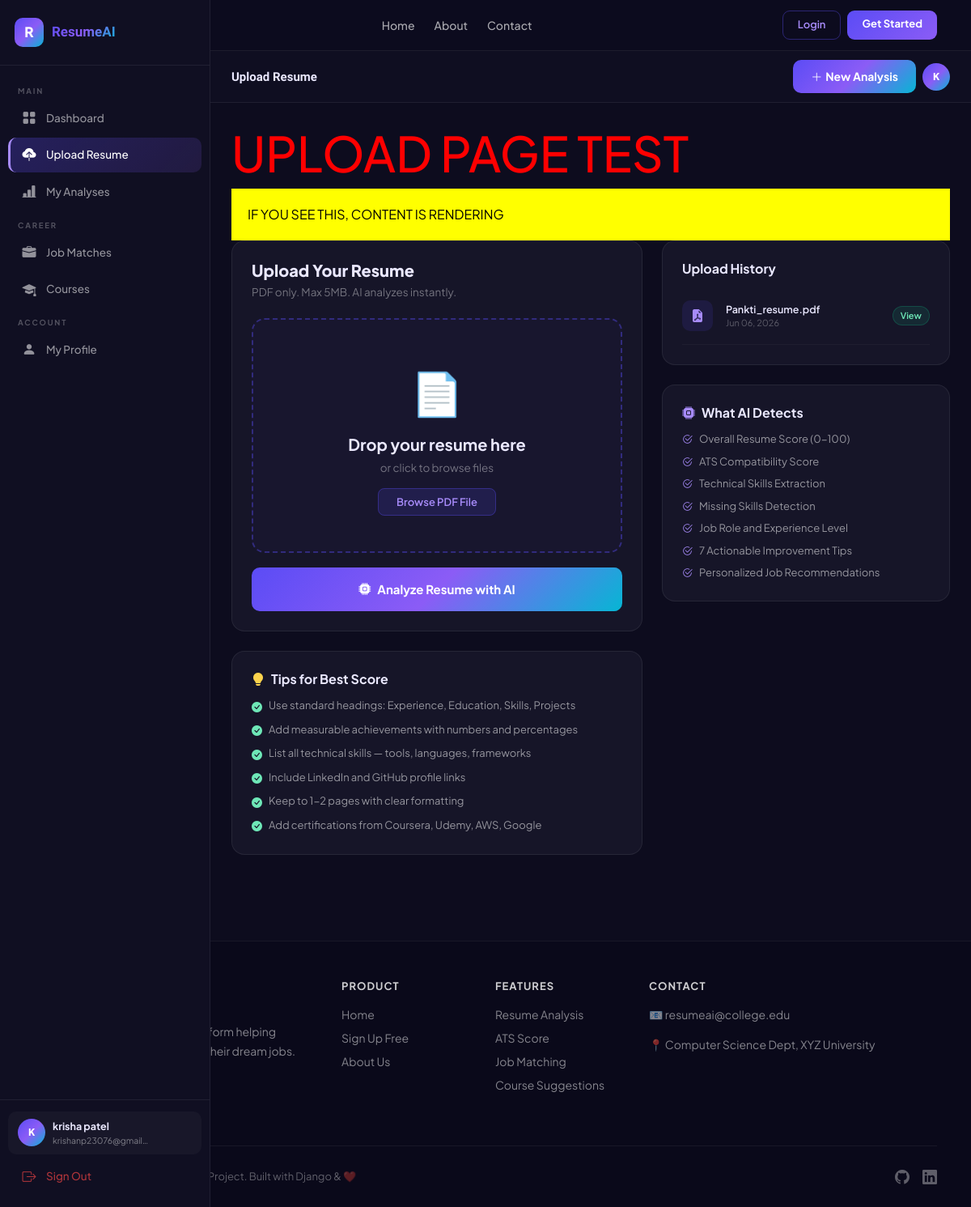
Page /analyzer/upload/ (signed in) on the committed database.
### analyzer/models.py (models this page shows, shortened)
class Resume(models.Model):
    STATUS_CHOICES = [
        ('pending', 'Pending'),
        ('analyzing', 'Analyzing'),
        ('completed', 'Completed'),
        ('failed', 'Failed'),
    ]
    user = models.ForeignKey(User, on_delete=models.CASCADE, related_name='resumes')
    file = models.FileField(upload_to='resumes/')
    original_filename = models.CharField(max_length=255)
    uploaded_at = models.DateTimeField(auto_now_add=True)
    status = models.CharField(max_length=20, choices=STATUS_CHOICES, default='pending')
    is_active = models.BooleanField(default=True)
    class Meta:
        ordering = ['-uploaded_at']

### analyzer/views.py (the view, shortened to what this page needs)
# urls.py: path('upload/', views.upload_resume, name='upload_resume'),
@login_required
def upload_resume(request):
    recent_resumes = Resume.objects.filter(user=request.user)[:5]
    return render(request, 'analyzer/upload.html', {'recent_resumes': recent_resumes})

### templates/analyzer/upload.html (shortened to what this page needs)
{% extends 'base.html' %}
{% block page_title %}Upload Resume{% endblock %}
{% block content %}
<h1 style="color:red;font-size:60px">
UPLOAD PAGE TEST
</h1>
<div style="background:yellow;color:black;padding:20px">
IF YOU SEE THIS, CONTENT IS RENDERING
</div>
<div class="row g-4 justify-content-center">
  <div class="col-lg-7">
    <div class="card-d p-4 mb-4">
      <h5 style="font-weight:800;margin-bottom:5px;color:#EAE8FF">Upload Your Resume</h5>
      <p style="color:rgba(255,255,255,.4);font-size:13.5px;margin-bottom:22px">PDF only. Max 5MB. AI analyzes instantly.</p>
      <form method="post" enctype="multipart/form-data" id="uploadForm">
        <div id="dropZone" onclick="document.getElementById('rf').click()"
          style="border:2px dashed rgba(91,76,245,.4);border-radius:16px;padding:50px 24px;text-align:center;cursor:pointer;transition:all .25s;margin-bottom:18px;background:rgba(91,76,245,.03)">
          <div id="dropContent">
            <div style="font-size:52px;margin-bottom:14px">📄</div>
            <h5 style="font-weight:700;margin-bottom:7px;color:#EAE8FF">Drop your resume here</h5>
            <p style="color:rgba(255,255,255,.4);font-size:13.5px;margin-bottom:18px">or click to browse files</p>
            <span style="background:rgba(91,76,245,.15);border:1px solid rgba(91,76,245,.35);color:#A78BFA;padding:8px 22px;border-radius:8px;font-size:13px;font-weight:600">Browse PDF File</span>
          </div>
        </div>
        <button type="submit" id="submitBtn" class="btn btn-g w-100 py-3" style="font-size:15px">
          <span id="bt"><i class="bi bi-cpu-fill me-2"></i>Analyze Resume with AI</span>
        </button>
      </form>
    </div>
    <div class="card-d p-4">
      <h6 style="font-weight:700;margin-bottom:14px;color:#EAE8FF">
        <i class="bi bi-lightbulb-fill me-2" style="color:#FCD34D"></i>Tips for Best Score
      </h6>
      <div class="d-flex align-items-start gap-2 mb-2"><i class="bi bi-check-circle-fill" style="color:#6EE7B7;font-size:13px;margin-top:2px;flex-shrink:0"></i><span style="font-size:13px;color:rgba(255,255,255,.55)">Use standard headings: Experience, Education, Skills, Projects</span></div>
      <div class="d-flex align-items-start gap-2 mb-2"><i class="bi bi-check-circle-fill" style="color:#6EE7B7;font-size:13px;margin-top:2px;flex-shrink:0"></i><span style="font-size:13px;color:rgba(255,255,255,.55)">Add measurable achievements with numbers and percentages</span></div>
      <div class="d-flex align-items-start gap-2 mb-2"><i class="bi bi-check-circle-fill" style="color:#6EE7B7;font-size:13px;margin-top:2px;flex-shrink:0"></i><span style="font-size:13px;color:rgba(255,255,255,.55)">List all technical skills — tools, languages, frameworks</span></div>
      <div class="d-flex align-items-start gap-2 mb-2"><i class="bi bi-check-circle-fill" style="color:#6EE7B7;font-size:13px;margin-top:2px;flex-shrink:0"></i><span style="font-size:13px;color:rgba(255,255,255,.55)">Include LinkedIn and GitHub profile links</span></div>
      <div class="d-flex align-items-start gap-2 mb-2"><i class="bi bi-check-circle-fill" style="color:#6EE7B7;font-size:13px;margin-top:2px;flex-shrink:0"></i><span style="font-size:13px;color:rgba(255,255,255,.55)">Keep to 1-2 pages with clear formatting</span></div>
      <div class="d-flex align-items-start gap-2"><i class="bi bi-check-circle-fill" style="color:#6EE7B7;font-size:13px;margin-top:2px;flex-shrink:0"></i><span style="font-size:13px;color:rgba(255,255,255,.55)">Add certifications from Coursera, Udemy, AWS, Google</span></div>
    </div>
  </div>
  <div class="col-lg-5">
    <div class="card-d p-4 mb-4">
      <h6 style="font-weight:700;margin-bottom:14px;color:#EAE8FF">Upload History</h6>
      {% for r in recent_resumes %}
      <div class="d-flex align-items-center gap-3 py-3" style="border-bottom:1px solid rgba(255,255,255,.04)">
        <div style="width:38px;height:38px;border-radius:10px;background:rgba(91,76,245,.12);display:flex;align-items:center;justify-content:center;flex-shrink:0">
          <i class="bi bi-file-earmark-pdf-fill" style="color:#A78BFA;font-size:16px"></i>
        </div>
        <div style="flex:1;min-width:0">
          <div style="font-size:12.5px;font-weight:600;white-space:nowrap;overflow:hidden;text-overflow:ellipsis;color:#EAE8FF">{{ r.original_filename }}</div>
          <div style="font-size:11px;color:rgba(255,255,255,.3)">{{ r.uploaded_at|date:"M d, Y" }}</div>
        </div>
        {% if r.status == 'completed' %}
          <a href="{% url 'resume_analysis' r.pk %}" style="font-size:11px;background:rgba(16,185,129,.12);color:#6EE7B7;border:1px solid rgba(16,185,129,.25);padding:3px 9px;border-radius:12px;text-decoration:none;font-weight:600">View</a>
        {% elif r.status == 'failed' %}
          <span style="font-size:11px;background:rgba(239,68,68,.1);color:#FCA5A5;padding:3px 9px;border-radius:12px;font-weight:600">Failed</span>
        {% else %}
          <span style="font-size:11px;background:rgba(245,158,11,.1);color:#FCD34D;padding:3px 9px;border-radius:12px;font-weight:600">Pending</span>
        {% endif %}
      </div>
      {% empty %}
      <p style="color:rgba(255,255,255,.3);font-size:13px;text-align:center;padding:14px 0">No resumes uploaded yet</p>
      {% endfor %}
    </div>
    <div class="card-d p-4">
      <h6 style="font-weight:700;margin-bottom:14px;color:#EAE8FF">
        <i class="bi bi-cpu-fill me-2" style="color:#A78BFA"></i>What AI Detects
      </h6>
      <div class="d-flex align-items-center gap-2 mb-2"><i class="bi bi-check2-circle" style="color:#A78BFA;font-size:13px"></i><span style="font-size:13px;color:rgba(255,255,255,.55)">Overall Resume Score (0-100)</span></div>
      <div class="d-flex align-items-center gap-2 mb-2"><i class="bi bi-check2-circle" style="color:#A78BFA;font-size:13px"></i><span style="font-size:13px;color:rgba(255,255,255,.55)">ATS Compatibility Score</span></div>
      <div class="d-flex align-items-center gap-2 mb-2"><i class="bi bi-check2-circle" style="color:#A78BFA;font-size:13px"></i><span style="font-size:13px;color:rgba(255,255,255,.55)">Technical Skills Extraction</span></div>
      <div class="d-flex align-items-center gap-2 mb-2"><i class="bi bi-check2-circle" style="color:#A78BFA;font-size:13px"></i><span style="font-size:13px;color:rgba(255,255,255,.55)">Missing Skills Detection</span></div>
      <div class="d-flex align-items-center gap-2 mb-2"><i class="bi bi-check2-circle" style="color:#A78BFA;font-size:13px"></i><span style="font-size:13px;color:rgba(255,255,255,.55)">Job Role and Experience Level</span></div>
      <div class="d-flex align-items-center gap-2 mb-2"><i class="bi bi-check2-circle" style="color:#A78BFA;font-size:13px"></i><span style="font-size:13px;color:rgba(255,255,255,.55)">7 Actionable Improvement Tips</span></div>
      <div class="d-flex align-items-center gap-2"><i class="bi bi-check2-circle" style="color:#A78BFA;font-size:13px"></i><span style="font-size:13px;color:rgba(255,255,255,.55)">Personalized Job Recommendations</span></div>
    </div>
  </div>
</div>
{% endblock %}

### templates/base.html (shortened to what this page needs)
<!DOCTYPE html>
<html lang="en">
<head>
<link href="https://cdn.jsdelivr.net/npm/bootstrap@5.3.2/dist/css/bootstrap.min.css" rel="stylesheet"/>
<link href="https://cdn.jsdelivr.net/npm/bootstrap-icons@1.11.3/font/bootstrap-icons.css" rel="stylesheet"/>
</head>
<body style="background:#0D0C1E;color:#EAE8FF">
    {% include 'partials/navbar.html' %}
{% if user.is_authenticated %}
<nav id="sidebar">
  <div class="sb-brand">
    <div class="sb-logo">R</div>
    <span class="sb-name">ResumeAI</span>
  </div>
  <div class="sb-nav">
    <div class="sb-sec">Main</div>
    <a href="{% url 'dashboard' %}" class="sb-link {% if request.resolver_match.url_name == 'dashboard' %}active{% endif %}">
      <i class="bi bi-grid-fill"></i> Dashboard
    </a>
    <a href="{% url 'upload_resume' %}" class="sb-link {% if request.resolver_match.url_name == 'upload_resume' %}active{% endif %}">
      <i class="bi bi-cloud-upload-fill"></i> Upload Resume
    </a>
    <a href="{% url 'analysis_list' %}" class="sb-link {% if request.resolver_match.url_name == 'analysis_list' %}active{% endif %}">
      <i class="bi bi-bar-chart-line-fill"></i> My Analyses
    </a>
    <div class="sb-sec">Career</div>
    <a href="{% url 'job_recommendations' %}" class="sb-link {% if request.resolver_match.url_name == 'job_recommendations' %}active{% endif %}">
      <i class="bi bi-briefcase-fill"></i> Job Matches
    </a>
    <a href="{% url 'course_recommendations' %}" class="sb-link {% if request.resolver_match.url_name == 'course_recommendations' %}active{% endif %}">
      <i class="bi bi-mortarboard-fill"></i> Courses
    </a>
    <div class="sb-sec">Account</div>
    <a href="{% url 'profile' %}" class="sb-link {% if request.resolver_match.url_name == 'profile' %}active{% endif %}">
      <i class="bi bi-person-fill"></i> My Profile
    </a>
  </div>
  <div class="sb-foot">
    <div class="sb-user">
      <div class="avatar">{{ user.first_name|slice:":1"|default:user.username|slice:":1"|upper }}</div>
      <div style="min-width:0">
        <div style="font-size:12.5px;font-weight:700;overflow:hidden;text-overflow:ellipsis;white-space:nowrap">{{ user.get_full_name|default:user.username }}</div>
        <div style="font-size:10.5px;color:rgba(255,255,255,0.45)">{{ user.email|truncatechars:20 }}</div>
      </div>
    </div>
    <a href="{% url 'logout' %}" class="sb-link" style="color:rgba(239,68,68,.7)">
      <i class="bi bi-box-arrow-right"></i> Sign Out
    </a>
  </div>
</nav>
<div id="main">
  <div class="topbar">
    <div class="d-flex align-items-center gap-3">
      <h6 class="mb-0" style="font-family:'Sora',sans-serif;font-size:15px;font-weight:700">{% block page_title %}Dashboard{% endblock %}</h6>
    </div>
    <div class="d-flex align-items-center gap-2">
      <a href="{% url 'upload_resume' %}" class="btn btn-g btn-sm d-none d-md-flex align-items-center gap-1">
        <i class="bi bi-plus-lg"></i> New Analysis
      </a>
      <div class="avatar" style="cursor:pointer" onclick="location.href='{% url 'profile' %}'">
        {{ user.first_name|slice:":1"|default:user.username|slice:":1"|upper }}
      </div>
    </div>
  </div>
  <div class="page-body">
    {% block content %}{% endblock %}
  </div>
</div>
{% endif %}
{% include 'partials/footer.html' %}
</body>
</html>

### templates/base.html (style rules this page uses)
* { margin:0;padding:0;box-sizing:border-box }
body { font-family:'Plus Jakarta Sans',sans-serif;background:#0D0C1E;color:#EAE8FF;min-height:100vh }
#sidebar { position:fixed;top:0;left:0;bottom:0;width:260px;background:#100F22;border-right:1px solid rgba(255,255,255,0.07);z-index:1000;display:flex;flex-direction:column;overflow-y:auto;transition:transform .3s }
.sb-brand { padding:22px 18px;border-bottom:1px solid rgba(255,255,255,0.07);display:flex;align-items:center;gap:10px }
.sb-logo { width:36px;height:36px;border-radius:10px;background:linear-gradient(135deg,#5B4CF5,#8B5CF6,#06B6D4);display:flex;align-items:center;justify-content:center;font-weight:800;font-size:17px;color:#fff;flex-shrink:0 }
.sb-name { font-family:'Sora',sans-serif;font-weight:800;font-size:17px;background:linear-gradient(135deg,#5B4CF5,#8B5CF6,#06B6D4);-webkit-background-clip:text;-webkit-text-fill-color:transparent }
.sb-nav { padding:14px 10px;flex:1 }
.sb-sec { font-size:9.5px;font-weight:700;letter-spacing:1.8px;color:rgba(255,255,255,0.28);text-transform:uppercase;padding:10px 12px 5px }
.sb-link { display:flex;align-items:center;gap:11px;padding:9px 13px;border-radius:10px;color:rgba(255,255,255,0.55);text-decoration:none;font-size:13.5px;font-weight:500;transition:all .2s;margin-bottom:2px;border-left:3px solid transparent }
.sb-link.active { background:linear-gradient(135deg,rgba(91,76,245,0.28),rgba(139,92,246,0.14));color:#fff;border-left-color:#A78BFA }
.sb-link i { font-size:17px;width:20px;text-align:center }
.sb-foot { padding:14px 10px;border-top:1px solid rgba(255,255,255,0.07) }
.sb-user { display:flex;align-items:center;gap:9px;padding:9px 12px;border-radius:10px;background:rgba(255,255,255,0.03);margin-bottom:6px }
.avatar { width:34px;height:34px;border-radius:50%;background:linear-gradient(135deg,#5B4CF5,#8B5CF6,#06B6D4);display:flex;align-items:center;justify-content:center;font-weight:800;font-size:12px;color:#fff;flex-shrink:0 }
#main { margin-left:260px;min-height:100vh;transition:margin-left .3s }
.topbar { background:rgba(16,15,34,0.96);backdrop-filter:blur(14px);border-bottom:1px solid rgba(255,255,255,0.07);padding:11px 26px;position:sticky;top:0;z-index:100;display:flex;align-items:center;justify-content:space-between }
.page-body { padding:26px }
.card-d { background:#161528;border:1px solid rgba(255,255,255,0.07);border-radius:16px }
.btn-g { background:linear-gradient(135deg,#5B4CF5,#8B5CF6,#06B6D4);border:none;color:#fff;font-weight:700;border-radius:10px;padding:10px 22px;transition:all .2s;font-size:14px }

### rows in the picture
Resume: original_filename "Pankti_resume.pdf", uploaded_at "Jun 06, 2026", status "View"

### other values in the picture
{{ user.first_name|slice:":1"|default:user.username|slice:":1"|upper }} "K"
{{ user.get_full_name|default:user.username }} "krisha patel"
{{ user.email|truncatechars:20 }} "krishanp23076@gmail…"
